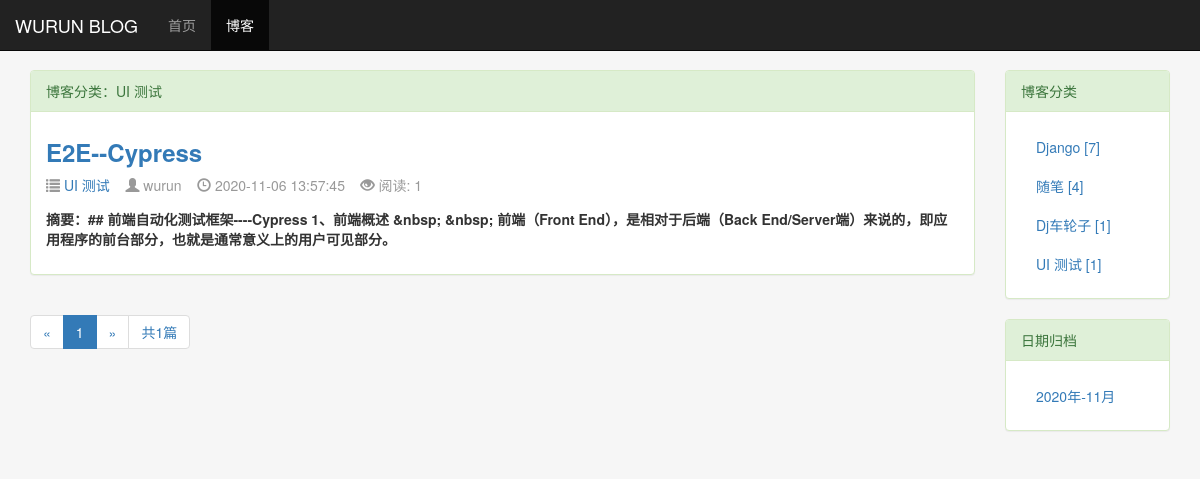
Screenshot of /blog/type/5 with the database file from the repository.
### blog/models.py (models this page shows, shortened)
class BlogType(models.Model):
    type_name = models.CharField(max_length=15)
    objects = models.Manager()  # 加上这句才能应用objects
    def __str__(self):
        return self.type_name
    def blog_count(self):
        return self.blog_set.count()  # blog_set是反向获取被关联外键的model。模型名称小写加_set，count获取数量，相当于sql跨表查询

class Blog(models.Model, ReadNumExpandMethod):
    title = models.CharField(max_length=50)
    blog_type = models.ForeignKey(BlogType, on_delete=models.DO_NOTHING)
    content = RichTextUploadingField()
    author = models.ForeignKey(User, on_delete=models.DO_NOTHING, default=1)
    created_time = models.DateTimeField(auto_now_add=True)
    last_updated_time = models.DateTimeField(auto_now=True)
    objects = models.Manager()
    class Meta:
        ordering = ['-created_time']  # 倒序显示列表

### read_statistics/models.py (models this page shows)
class ReadNum(models.Model):
    read_num = models.IntegerField(default=0)  # 阅读计数字段，默认0
    content_type = models.ForeignKey(ContentType, on_delete=models.DO_NOTHING)  # 多对一，外键指向ContentType模型
    object_id = models.PositiveIntegerField()  # 数值字段类型，存储将要关联的模型中的主键值
    content_object = GenericForeignKey('content_type', 'object_id')  # 特殊的字段类型,允许与任何模型建立关系

### blog/views.py (the view)
# urls.py: path('type/<int:blog_type_pk>', views.blogs_with_type, name="blogs_with_type"),
def blogs_with_type(request, blog_type_pk):
    blog_type = get_object_or_404(BlogType, pk=blog_type_pk)
    blogs_all_list = Blog.objects.filter(blog_type=blog_type)  # 获取根据类型筛选出的博客列表
    context = get_blogs_list_common_data(request, blogs_all_list)
    context.update(blog_type=blog_type)
    return render_to_response('blog/blogs_with_type.html', context)

### read_statistics/models.py (called while the page is built)
    def get_read_num(self):
        try:
            ct = ContentType.objects.get_for_model(self)  # 获取模型类或模型实例，然后返回ContentType代表该模型的实例
            readnum = ReadNum.objects.get(content_type=ct, object_id=self.pk)  # 根据模型类实例与主键id获取到记录
            return readnum.read_num
        except exceptions.ObjectDoesNotExist:  # 如果不存在read_num, 返回0
            return 0

### blog/templates/blog/blogs_with_type.html (shortened to what this page needs)
{% extends 'blog/blog_list.html' %}
{% block blog_list_title %}博客分类：{{ blog_type.type_name }}{% endblock %}

### blog/templates/blog/blog_list.html (shortened to what this page needs)
{% extends 'base.html' %}
{% block nav_blog_active %}active{% endblock %}
{% load static %}
{% block heard_extends %}
    <link rel="stylesheet" href="{% static '/blog/blog.css' %}">
{% endblock %}
{% block content %}
    <div class="container">
        <div class="row">
            <div class="col-xs-12 col-sm-8 col-md-9 col-lg-10">
                <div class="panel panel-success">
                    <div class="panel-heading">{% block blog_list_title %}博客列表{% endblock %}</div>
                    <div class="panel-body">
                           {% for blog in blogs %}
                                <div class="blog">
                                    <h3><b><a href="{% url 'blog_detail' blog.pk%}">{{ blog.title }}</a></b></h3>
                                    <p class="blog-info">
                                        <span class="glyphicon glyphicon-list"></span><a href="{% url 'blogs_with_type' blog.blog_type.pk %}"> {{ blog.blog_type}}</a>&nbsp;&nbsp;&nbsp;
                                        <span class="glyphicon glyphicon-user"></span> {{ blog.author }}&nbsp;&nbsp;&nbsp;
                                        <span class="glyphicon glyphicon-time"></span> {{ blog.created_time|date:"Y-m-d H:i:s" }}&nbsp;&nbsp;&nbsp;
                                        <span class="glyphicon glyphicon glyphicon-eye-open"></span> 阅读: {{ blog.get_read_num }}
                                    </p>
                                    <p><b>摘要：{{ blog.content|striptags|truncatechars:120 }}</b></p>
                                </div>
                           {% empty %}
                                <div class="blog">
                                    <h3>-- 暂无博客，敬请期待 --</h3>
                                </div>
                           {% endfor %}
                    </div>
                </div>
                <div>
                    <ul class="pagination">
                        <li>
                            {% if page_of_blogs.has_previous %}
                                <a href="?page={{ page_of_blogs.previous_page_number }}" aria-label="Previous">
                                    <span aria-hidden="true">&laquo;</span>
                                </a>
                            {% else %}
                                <span aria-hidden="true">&laquo;</span>
                            {% endif %}
                        </li>
                        {% for page_num in page_range %}
                            {% if page_num == page_of_blogs.number %}
                                <li class="active"><span>{{ page_num }}</span></li>
                            {% endif %}
                        {% endfor %}
                        <li>
                            {% if page_of_blogs.has_next %}
                                <a href="?page={{ page_of_blogs.next_page_number }}" aria-label="Next">
                                    <span aria-hidden="true">&raquo;</span>
                                </a>
                            {% else %}
                                <span aria-hidden="true">&raquo;</span>
                            {% endif %}
                        </li>
                        <li><span>共{{ page_of_blogs.paginator.count }}篇</span></li>
                    </ul>
                </div>
            </div>
            <div class="hidden-xs col-sm-4 col-md-3 col-lg-2">
                <div class="panel panel-success">
                      <div class="panel-heading">博客分类</div>
                      <div class="panel-body">
                            <ul class="list-group">
                                {% for blog_type in blog_types %}
                                    <li class="list-group-item">
                                        <a href="{% url 'blogs_with_type' blog_type.pk %}">{{ blog_type.type_name}} [{{ blog_type.blog_count }}]
                                    </a></li>
                                {% empty %}
                                    <li>暂无分类</li>
                                {% endfor %}
                            </ul>
                      </div>
                </div>
                <div class="panel panel-success">
                    <div class="panel-heading">日期归档</div>
                    <div class="panel-body">
                        <ul class="list-group">
                            {% for blog_date in blog_dates %}
                                <li class="list-group-item">
                                    <a href="{% url 'blogs_with_date' blog_date.year blog_date.month %}">{{ blog_date|date:"Y年-m月" }}
                                </a></li>
                            {% endfor %}
                        </ul>
                    </div>
                </div>
            </div>
        </div>
    </div>
{% endblock %}

### static/base.css (style rules this page uses)
* { margin: 0; padding: 0; }
body { margin-top: 70px!important; background-color: #f6f6f6!important; }
ul.list-group { margin-bottom: auto; }
ul.list-group > li.list-group-item { position: relative; display: block; padding: 10px 15px; margin-bottom: -1px; background-color: #fff; border: none; }

### blog/static/blog/blog.css (style rules this page uses)
div.blog h3 { margin-top: 0.5em; }
div.blog p.blog-info { margin-bottom: 0; padding-bottom: 1em; color: #999; }

### rows the page displays
BlogType: type_name "UI 测试", blog_count "1"
Blog: title "E2E--Cypress", blog_type "UI 测试", author "wurun", created_time "2020-11-06 13:57:45", get_read_num "1", content "## 前端自动化测试框架----Cypress 1、前端概述 &nbsp; &nbsp; 前端（Front End），是相对于后端（Back End/Server端）来说的，即应用程序的前台部分，也就是通常意义上的用户可见部分。"
BlogType: type_name "Django", blog_count "7"
BlogType: type_name "随笔", blog_count "4"
BlogType: type_name "Dj车轮子", blog_count "1"

### other values shown
{{ page_num }} "1"
{{ page_of_blogs.paginator.count }} "1"
{{ blog_date|date:"Y年-m月" }} "2020年-11月"
